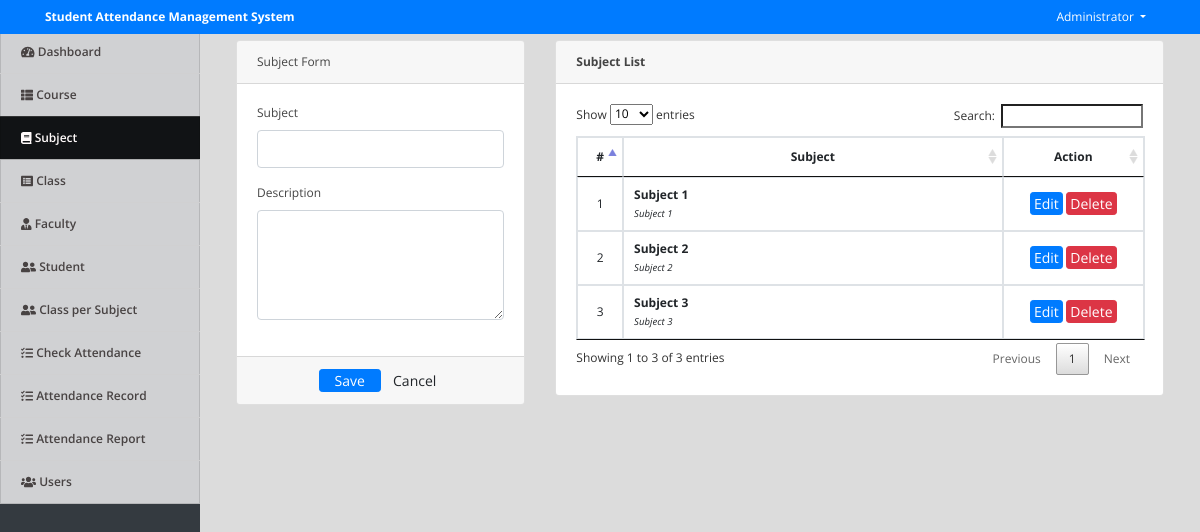
Page /index.php?page=subjects (signed in) on the committed database.
### tables this page shows
CREATE TABLE `subjects` (
  `id` int(30) NOT NULL,
  `subject` varchar(100) NOT NULL,
  `description` text NOT NULL,
  `date_created` datetime NOT NULL DEFAULT current_timestamp()
);

### subjects.php (the view, shortened to what this page needs)
<?php include('db_connect.php');?>
<div class="container-fluid">
	<div class="col-lg-12">
		<div class="row">
			<div class="col-md-4">
			<form action="" id="manage-subject">
				<div class="card">
					<div class="card-header">
						    Subject Form
				  	</div>
					<div class="card-body">
							<div class="form-group">
								<label class="control-label">Subject</label>
								<input type="text" class="form-control" name="subject">
							</div>
							<div class="form-group">
								<label class="control-label">Description</label>
								<textarea name="description" id="" cols="30" rows="4" class="form-control"></textarea>
							</div>
					</div>
					<div class="card-footer">
						<div class="row">
							<div class="col-md-12">
								<button class="btn btn-sm btn-primary col-sm-3 offset-md-3"> Save</button>
								<button class="btn btn-sm btn-default col-sm-3" type="reset"> Cancel</button>
							</div>
						</div>
					</div>
				</div>
			</form>
			</div>
			<div class="col-md-8">
				<div class="card">
					<div class="card-header">
						<b>Subject List</b>
					</div>
					<div class="card-body">
						<table class="table table-bordered table-hover">
							<thead>
								<tr>
									<th class="text-center" width="5%">#</th>
									<th class="text-center">Subject</th>
									<th class="text-center" width="25%">Action</th>
								</tr>
							</thead>
							<tbody>
								<?php
								$i = 1;
								$subject = $conn->query("SELECT * FROM subjects order by id asc");
								while($row=$subject->fetch_assoc()):
								?>
								<tr>
									<td class="text-center"><?php echo $i++ ?></td>
									<td class="">
										<p><b><?php echo ucwords($row['subject']) ?></b></p>
										<small><i><?php echo $row['description'] ?></i></small>
									</td>
									<td class="text-center">
										<button class="btn btn-sm btn-primary edit_subject" type="button" data-id="<?php echo $row['id'] ?>"  data-subject="<?php echo $row['subject'] ?>"  data-description="<?php echo $row['description'] ?>" >Edit</button>
										<button class="btn btn-sm btn-danger delete_subject" type="button" data-id="<?php echo $row['id'] ?>">Delete</button>
									</td>
								</tr>
								<?php endwhile; ?>
							</tbody>
						</table>
					</div>
				</div>
			</div>
		</div>
	</div>
</div>

### assets/css/style.css (style rules this page uses)
body { font-family: "Open Sans", sans-serif; color: #444444; width: 100%; height: calc(100%); font-size: 12px; }
.btn-sm { padding: .0001rem .2rem; }

### index.php (style rules this page uses)
body { background: #80808045; }

### subjects.php (style rules this page uses)
td { vertical-align: middle !important; }
td p { margin: unset; }

### rows in the picture
subjects: subject "Subject 1", description "Subject 1"
subjects: subject "Subject 2", description "Subject 2"
subjects: subject "Subject 3", description "Subject 3"

### other values in the picture
$_SESSION['system']['name'] "Student Attendance Management System"
$_SESSION['login_name'] "Administrator"
